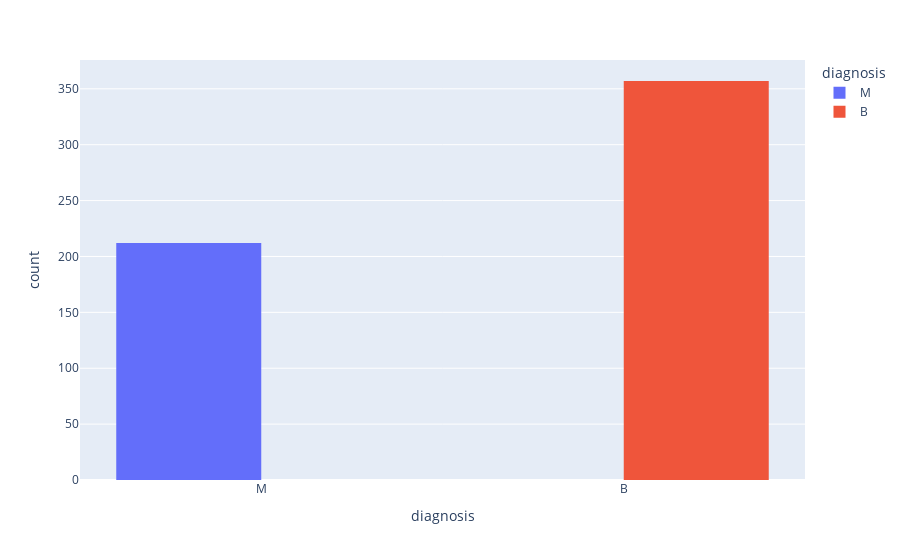

Write notebook code for a chart like this one.
### Markdown cell above
Comparing the number of patients with and without cancer. (M: Malignant, B: Benign)

### Code cell
fig= px.histogram(df, x='diagnosis',color='diagnosis', barmode='group')
fig.show()

### Figure 1 — Plotly figure (JSON) as saved in the notebook; plotly's stock layout.template omitted (floating-point values rounded to 4 significant figures; data arrays with more than 128 entries replaced by an {"elided": "..."} marker saying what was removed)
{"data": [{"alignmentgroup": "True", "bingroup": "x", "hovertemplate": "diagnosis=%{x}<br>count=%{y}<extra></extra>", "legendgroup": "M", "marker": {"color": "#636efa", "pattern": {"shape": ""}}, "name": "M", "offsetgroup": "M", "orientation": "v", "showlegend": true, "type": "histogram", "x": {"elided": "212 str values"}, "xaxis": "x", "yaxis": "y"}, {"alignmentgroup": "True", "bingroup": "x", "hovertemplate": "diagnosis=%{x}<br>count=%{y}<extra></extra>", "legendgroup": "B", "marker": {"color": "#EF553B", "pattern": {"shape": ""}}, "name": "B", "offsetgroup": "B", "orientation": "v", "showlegend": true, "type": "histogram", "x": {"elided": "357 str values"}, "xaxis": "x", "yaxis": "y"}], "layout": {"barmode": "group", "legend": {"title": {"text": "diagnosis"}, "tracegroupgap": 0}, "margin": {"t": 60}, "xaxis": {"anchor": "y", "categoryarray": ["M", "B"], "categoryorder": "array", "domain": [0, 1], "title": {"text": "diagnosis"}}, "yaxis": {"anchor": "x", "domain": [0, 1], "title": {"text": "count"}}}}
